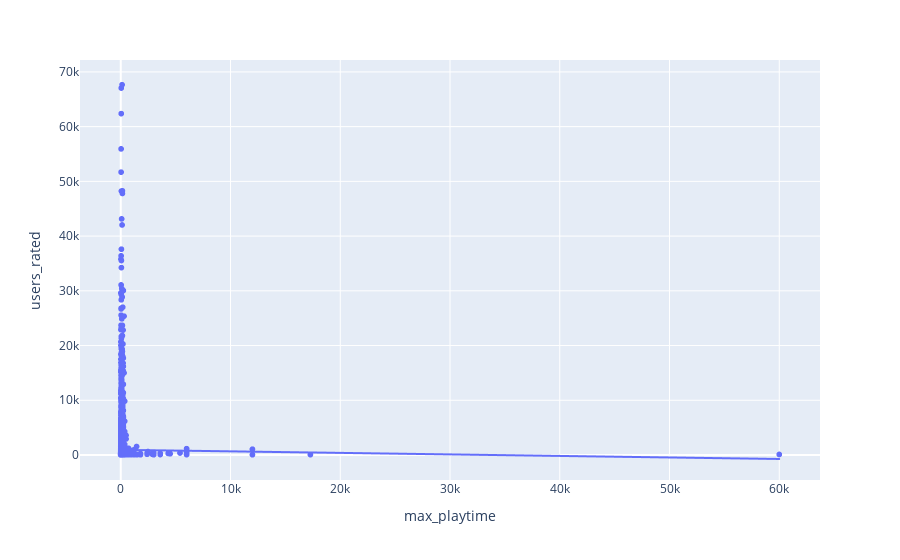

Notebook source saved alongside this figure:
### Markdown cell above
#### Is there a correlation between the “users_rated” and the “max_playtime”?

### Code cell
fig = px.scatter(df, y="users_rated", x="max_playtime", trendline="ols")
fig.show()

### Figure 1 — Plotly figure (JSON) as saved in the notebook; plotly's stock layout.template omitted (floating-point values rounded to 4 significant figures; data arrays with more than 128 entries replaced by an {"elided": "..."} marker saying what was removed)
{"data": [{"hovertemplate": "max_playtime=%{x}<br>users_rated=%{y}<extra></extra>", "legendgroup": "", "marker": {"color": "#636efa", "symbol": "circle"}, "mode": "markers", "name": "", "showlegend": false, "type": "scattergl", "x": {"elided": "9404 int values"}, "xaxis": "x", "y": {"elided": "9404 int values"}, "yaxis": "y"}, {"hovertemplate": "<b>OLS trendline</b><br>users_rated = -0.0279529 * max_playtime + 948.666<br>R<sup>2</sup>=0.000041<br><br>max_playtime=%{x}<br>users_rated=%{y} <b>(trend)</b><extra></extra>", "legendgroup": "", "marker": {"color": "#636efa", "symbol": "circle"}, "mode": "lines", "name": "", "showlegend": false, "type": "scattergl", "x": {"elided": "9404 int values"}, "xaxis": "x", "y": {"elided": "9404 float values"}, "yaxis": "y"}], "layout": {"legend": {"tracegroupgap": 0}, "margin": {"t": 60}, "xaxis": {"anchor": "y", "domain": [0, 1], "title": {"text": "max_playtime"}}, "yaxis": {"anchor": "x", "domain": [0, 1], "title": {"text": "users_rated"}}}}
